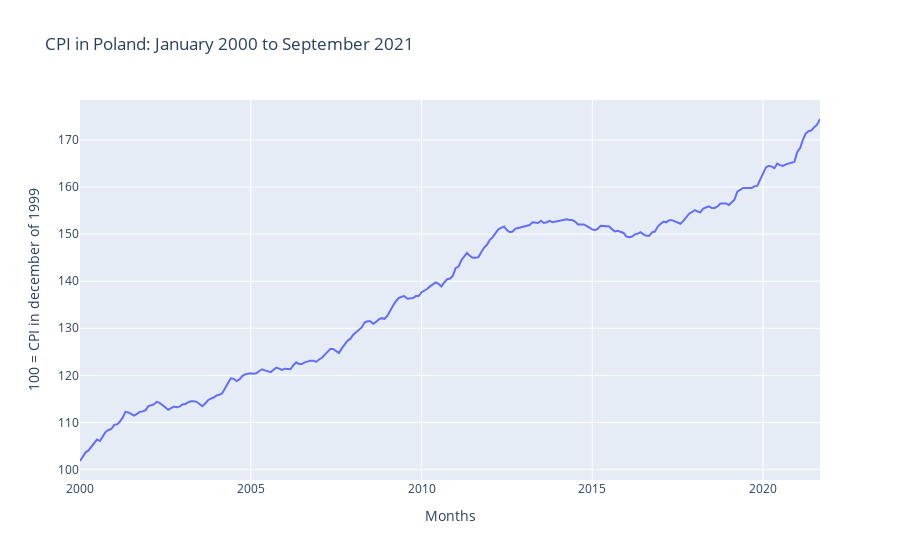

The code cell stored with this chart in its notebook:
### Markdown cell above
Lets see the CPI timeseries.

### Code cell
figure = px.line(CPI_absolute,
    title='CPI in Poland: January 2000 to September 2021',
    labels = dict(
    time = 'Months',
    _value ='100 = CPI in december of 1999'
    )
)
figure.update_layout(showlegend=False)
figure.show()

### Figure 1 — Plotly figure (JSON) as saved in the notebook; plotly's stock layout.template omitted (floating-point values rounded to 4 significant figures; data arrays with more than 128 entries replaced by an {"elided": "..."} marker saying what was removed)
{"data": [{"hovertemplate": "variable=value<br>Months=%{x}<br>100 = CPI in december of 1999=%{y}<extra></extra>", "legendgroup": "value", "line": {"color": "#636efa", "dash": "solid"}, "marker": {"symbol": "circle"}, "mode": "lines", "name": "value", "orientation": "v", "showlegend": true, "type": "scatter", "x": {"elided": "261 str values"}, "xaxis": "x", "y": {"elided": "261 float values"}, "yaxis": "y"}], "layout": {"legend": {"title": {"text": "variable"}, "tracegroupgap": 0}, "showlegend": false, "title": {"text": "CPI in Poland: January 2000 to September 2021"}, "xaxis": {"anchor": "y", "domain": [0, 1], "title": {"text": "Months"}}, "yaxis": {"anchor": "x", "domain": [0, 1], "title": {"text": "100 = CPI in december of 1999"}}}}
